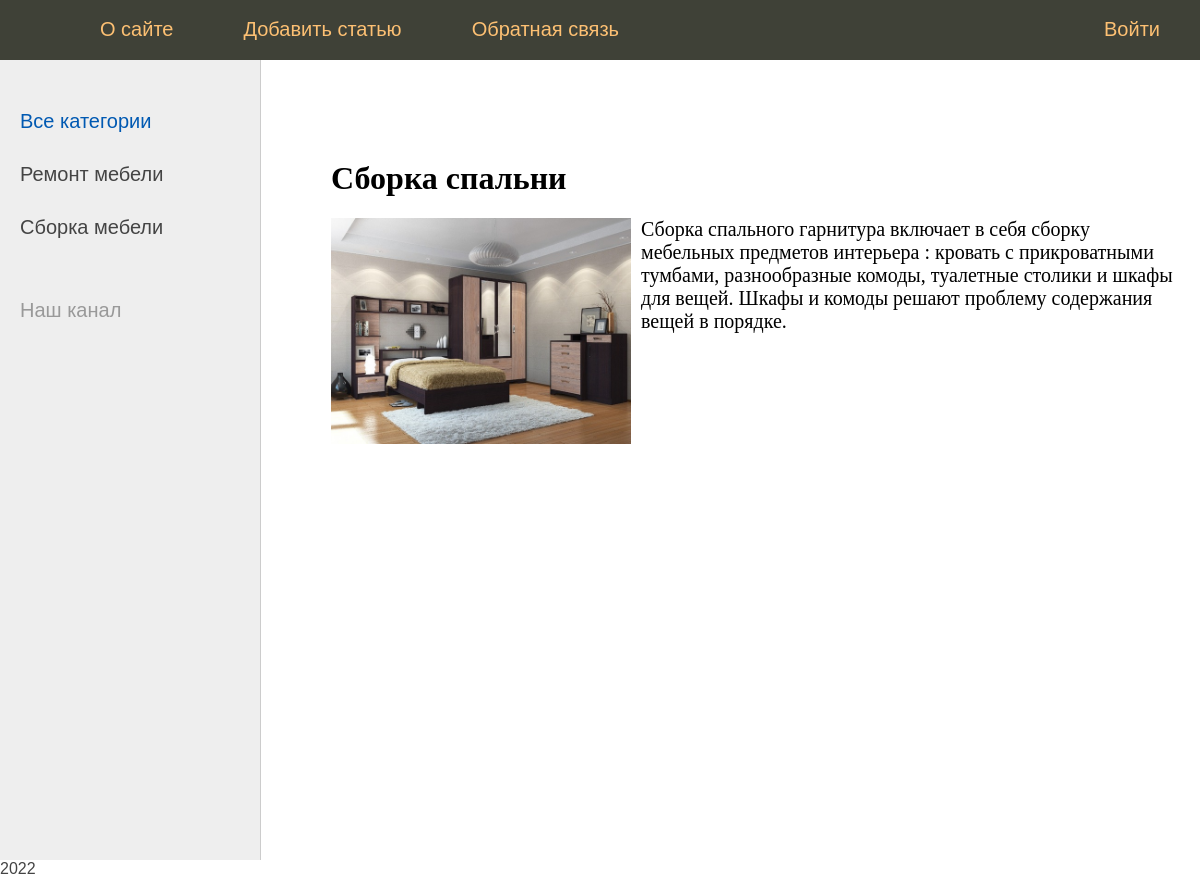
The page /post/sborka-spalni/ on the database its author committed.
### sbor/models.py (models this page shows, shortened)
class Category(models.Model):
	name = models.CharField(max_length=100, db_index=True)
	slug = models.SlugField(max_length=255, unique=True, db_index=True, verbose_name="URL")
	def get_absolute_url(self):
		return reverse('cat', kwargs={'cat_slug': self.slug})
	class Meta:
		verbose_name = 'Категория'
		verbose_name_plural = 'Категории'
		ordering = ['id']

class Sbor(models.Model):
	title = models.CharField(max_length=255, verbose_name = 'Заголовок')
	slug = models.SlugField(max_length=255, unique=True, db_index=True, verbose_name="URL")
	content = models.TextField(blank=True)
	photo = models.ImageField(upload_to="photos/%Y/%m/%d/")
	time_create = models.DateTimeField(auto_now_add=True)
	time_update = models.DateTimeField(auto_now=True)
	is_published = models.BooleanField(default=True)
	cat_id = models.ForeignKey('Category', on_delete=models.PROTECT)
	def __str__(self):
		return self.title
	class Meta:
		verbose_name = 'Сборка мебели'
		verbose_name_plural = 'Сборка мебели'
		ordering = ['time_create', 'title']

### sbor/views.py (the view)
# urls.py: path('post/<slug:post_slug>/', ShowPost.as_view(), name='post'),
class ShowPost(DataMixin, DetailView):
	model = Sbor
	template_name = 'sbor/post.html'
	slug_url_kwarg = 'post_slug'
	context_object_name = 'post'
	def get_context_data(self, *, object_list=None, **kwargs):
		context = super().get_context_data(**kwargs)
		c_def = self.get_user_context(title=context['post'])
		return dict(list(context.items()) + list(c_def.items()))

### sbor/templatetags/sbor_tags.py (called while the page is built)
@register.simple_tag()
def get_categories(filter=None):
	if not filter:
		return Category.objects.all()
	else:
		return Category.objects.filter(pk=filter)

### sbor/utils.py (called while the page is built)
    def get_user_context(self, **kwargs):
        context = kwargs
        cats = Category.objects.annotate(Count('sbor'))
        context['menu'] = menu
        context['cats'] = cats
        if 'cat_selected' not in context:
            context['cat_selected'] = 0
        return context

### sbor/templates/sbor/post.html
{% extends 'sbor/base.html' %}
{% block content %}
<h1>{{post.title}}</h1>
{% if post.photo %}
<p><img class="img-article-left" src="{{post.photo.url}}"></p>
{% endif %}
{{post.content|linebreaks}}
{% endblock %}

### sbor/templates/sbor/base.html (shortened to what this page needs)
{% load static %}
{% load sbor_tags %}
<!DOCTYPE html>
<html>
<head>
   <link type="text/css" href="{% static 'sbor/css/styles.css' %}" rel="stylesheet" />
</head>
<body>
{% block mainmenu %}
      <div class="header">
         <ul id="mainmenu" class="mainmenu">
         <li class="logo"><a href="{% url 'home' %}"><div class="logo"></div></a></li>
{% for m in menu %}
         {% if not forloop.last %}
                            <li><a href="{% url m.url_name %}">{{m.title}}</a></li>
         {% else %}
                            <li class="last"><a href="{% url m.url_name %}">{{m.title}}</a></li>
         {% endif %}
{% endfor %}
         </ul>
      </div>
{% endblock mainmenu %}
<table class="table-content" border=0 cellpadding="0" cellspacing="0">
<tr>
   <td valign="top" class="left-chapters">
      {% get_categories as cat%}
   <ul id="leftchapters">
{% if cat_selected == 0 %}
      <li class="selected">Все категории</li>
{% else %}
      <li><a href="{% url 'home' %}">Все категории</a></li>
{% endif %}
{% for c in cats   %}
{% if c.sbor__count > 0 %}
         {% if c.pk == cat_selected %}
                   <li class="selected">{{c.name}}</li>
         {% else %}
                   <li><a href="{{ c.get_absolute_url }}">{{c.name}}</a></li>
         {% endif %}
{% endif %}
{% endfor %}
      <li class="share">
      <p>Наш канал</p>
      <a class="share-yt" href="https://www.youtube.com/channel/UClJzWfGWuGJL2t-3dYKcHTA/playlists" target="_blank" rel="nofollow"></a>
      </li>
   </ul>
</td>
<td valign="top" class="content">
   <div class="content-text">
{% block content %}
{% endblock %}
   </div>
</td></tr></table>
<footer>2022</footer>
</body>
</html>

### sbor/static/sbor/css/styles.css (style rules this page uses)
html, body { font-family: 'Arial'; margin: 0; padding: 0; height: 100%; width: 100%; color: #444; }
a { color: #0059b2; text-decoration: none; }
img { max-width: 600px; height: auto; }
img.img-article-left { max-width: 300px; height: auto; float: left; padding: 0 10px 10px 0; }
.header { background: #3F4137; height: 60px; }
.logo { background: url('../images/logo.png') no-repeat 10px 5px; width: 70px; height: 60px; }
ul.mainmenu { list-style: none; margin: 0; padding: 0; height: 60px; color: #fdc073; font-size: 20px; overflow: hidden; }
ul.mainmenu li { float: left; margin: 18px 40px 0 30px; }
ul.mainmenu li.logo { margin: 0; }
ul.mainmenu li.last { float: right; }
ul.mainmenu li a { color: #fdc073; text-decoration: none; }
.table-content { width: 100%; min-height: 100%; height: 100%; }
.left-chapters { margin: 0; background: #eee; border-right: 1px solid #ccc; min-height: 100%; }
.left-chapters ul { width: 230px; min-height: 100%; margin: 0; padding: 20px 10px 10px 20px; list-style: none; font-size: 20px; }
.left-chapters ul li { margin: 30px 0 0 0; color: #999; }
.left-chapters ul li.selected { color: #0059b2; }
.left-chapters ul li a { color: #444; text-decoration: none; }
.left-chapters ul li.share { margin: 60px 0 0 0; }
.left-chapters ul li.share p { margin: 30px 0 30px 0; }
.left-chapters ul li.share a { display: inline-block; width: 40px; height: 40px; margin: 0 20px 0 0; }
.left-chapters ul li.share a.share-yt { width: 100%; height: 30px; background: url('../images/share_yt.png') no-repeat 0 0 }
.content { padding: 40px 20px 20px 40px; width: 100%; box-sizing: border-box; }
.content-text { margin: 60px 0 0 30px; color: #000; font-size: 20px; font-family: Yandex Sans Display Light; }
.content-text h1 { font-size: 32px; }

### rows shown on the page
Category: name "Ремонт мебели"
Category: name "Сборка мебели"
Sbor: title "Сборка спальни", photo (picture), content "Сборка спального гарнитура включает в себя сборку мебельных предметов интерьера : кровать с прикроватными тумбами, разнообразные комоды, туалетные столики и шкафы для вещей. Шкафы и комоды решают проблему содержания вещей в порядке."

### other values the page prints
{{ m.title }} "О сайте" "Добавить статью" "Обратная связь"
{{ m.title }} "Войти"
